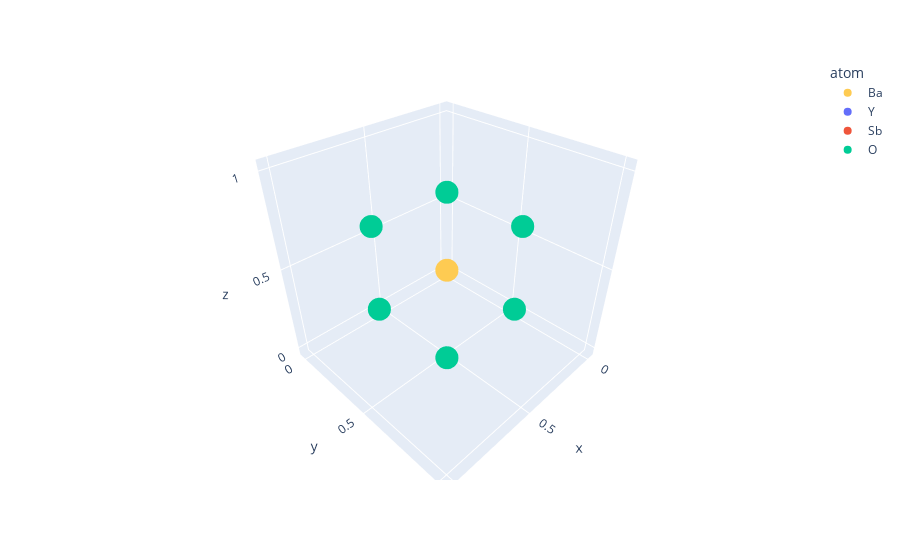

Here is the notebook cell this chart was saved with:
### Code cell
from collections.abc import Sequence
import plotly.express as px
import plotly.graph_objects as go
from pymatgen.core import Structure

from cdv.databatch import CrystalGraphs
elements = config.data.metadata['elements']
jmol = pd.read_csv('https://raw.githubusercontent.com/CorySimon/JMolColors/master/jmolcolors.csv').set_index('atom')
jmol_map = {
    i: '#' + row['Hex']
    for i, row in jmol.iterrows()
}

def cg_to_struct(cg: CrystalGraphs, batch_i: int = 0):
    mask = (cg.nodes.graph_i == batch_i) & cg.padding_mask[cg.nodes.graph_i]    
    coords = np.array(cg.nodes.cart)[mask]
    species_i = np.array(cg.nodes.species)[mask]
    species = [elements[i] for i in species_i]
    lat = cg.globals.lat[batch_i]
    return Structure(lat, species, coords, coords_are_cartesian=True)

def plot_struct(structs: Structure | Sequence[Structure], last_frame='actual'):
    if isinstance(structs, Structure):
        structs = [structs]
    
    sdfs = []
    for i, struct in enumerate(structs):
        sdf = pd.DataFrame(struct.frac_coords % 1, columns=['x', 'y', 'z'])
        sdf['atom'] = struct.species
        sdf['frame'] = i
        if last_frame is not None and i == len(structs) - 1:
            sdf['frame'] = last_frame
        sdfs.append(sdf)

    sdf = pd.concat(sdfs)
    range_xyz = [-0.05, 1.05]
    return px.scatter_3d(sdf, x='x', y='y', z='z', color='atom', color_discrete_map=jmol_map, animation_frame='frame',
                         range_x=range_xyz, range_y=range_xyz, range_z=range_xyz)

struct = clean.iloc[30746]['atoms']
batch_i = 19
# plot_struct(struct)
plot_struct(cg_to_struct(batch, batch_i))

### Figure 1 — Plotly figure (JSON) as saved in the notebook; plotly's stock layout.template omitted (floating-point values rounded to 4 significant figures)
{"data": [{"hovertemplate": "atom=Ba<br>frame=actual<br>x=%{x}<br>y=%{y}<br>z=%{z}<extra></extra>", "legendgroup": "Ba", "marker": {"color": "#FECB52", "symbol": "circle"}, "mode": "markers", "name": "Ba", "scene": "scene", "showlegend": true, "type": "scatter3d", "x": [0.75, 0.25], "y": [0.75, 0.25], "z": [0.75, 0.25]}, {"hovertemplate": "atom=Y<br>frame=actual<br>x=%{x}<br>y=%{y}<br>z=%{z}<extra></extra>", "legendgroup": "Y", "marker": {"color": "#636efa", "symbol": "circle"}, "mode": "markers", "name": "Y", "scene": "scene", "showlegend": true, "type": "scatter3d", "x": [0], "y": [0], "z": [0]}, {"hovertemplate": "atom=Sb<br>frame=actual<br>x=%{x}<br>y=%{y}<br>z=%{z}<extra></extra>", "legendgroup": "Sb", "marker": {"color": "#EF553B", "symbol": "circle"}, "mode": "markers", "name": "Sb", "scene": "scene", "showlegend": true, "type": "scatter3d", "x": [0.5], "y": [0.5], "z": [0.5]}, {"hovertemplate": "atom=O<br>frame=actual<br>x=%{x}<br>y=%{y}<br>z=%{z}<extra></extra>", "legendgroup": "O", "marker": {"color": "#00cc96", "symbol": "circle"}, "mode": "markers", "name": "O", "scene": "scene", "showlegend": true, "type": "scatter3d", "x": [0.2628, 0.2628, 0.7372, 0.2628, 0.7372, 0.7372], "y": [0.7372, 0.7372, 0.2628, 0.2628, 0.2628, 0.7372], "z": [0.7372, 0.2628, 0.7372, 0.7372, 0.2628, 0.2628]}], "layout": {"legend": {"title": {"text": "atom"}, "tracegroupgap": 0}, "margin": {"t": 60}, "scene": {"domain": {"x": [0, 1], "y": [0, 1]}, "xaxis": {"range": [-0.05, 1.05], "title": {"text": "x"}}, "yaxis": {"range": [-0.05, 1.05], "title": {"text": "y"}}, "zaxis": {"range": [-0.05, 1.05], "title": {"text": "z"}}}}}
